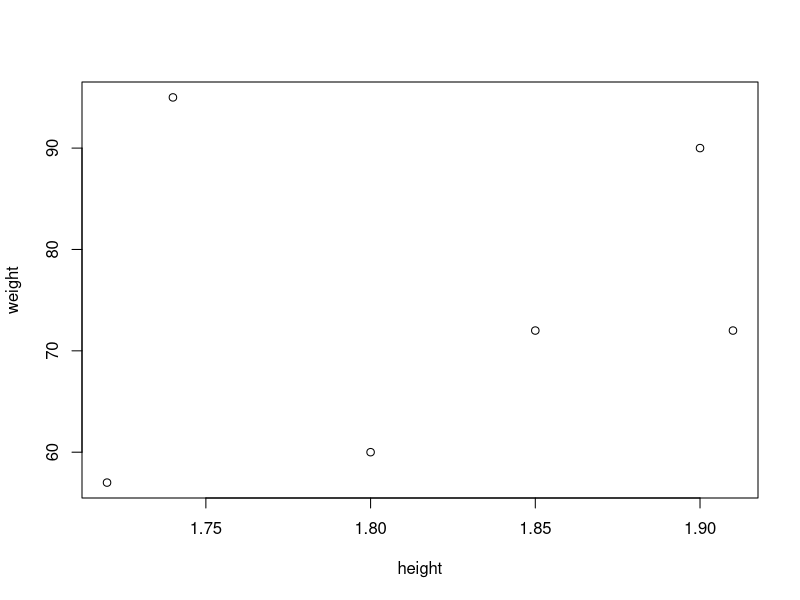
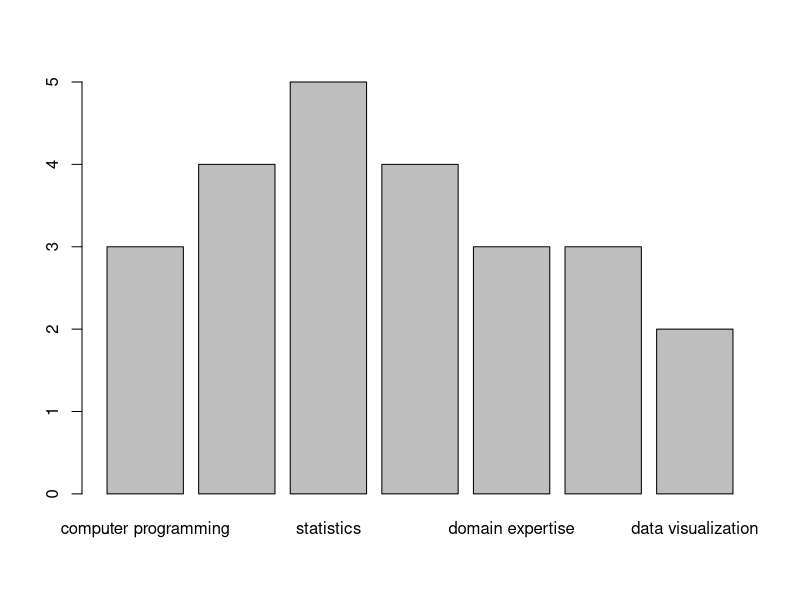

The R source for these figures, in order:
#Basic Math
#a. log of a positive number
log(10)

#b. What is the default base for the log function? Calculate the log of your previous number with a di???erent base. 
#The defaul base is e
log10(10)

#c. The log of a negative number. (explain the answer) 
# This will return NaN as log is only defined for x>=0. 
log(-10)

#d. The square-root of a positive number.
sqrt(65)

#Random Number Generator
#a. Create a vector of 15 standard normal random variables. Calculate its mean and SD. 
randVector<-rnorm(15)
mean(randVector)
sd(randVector)
#b. Change the mean to 10 and the SD to 2 and recalculate the vector of 15 random normal variables. Calculate its mean and SD. 
randVector<-rnorm(150000, mean = 10, sd = 2)
mean(randVector)
sd(randVector)

#c. Why are the means and SD not exactly the same as the means and SDs speci???ed in the function?
# You aren't going to get the exact mean and SD specified because these arguments are used to randomly select a value
# from a normal distribution curve with the set mean and sd. Because these samples are radomly selected from the distribution
# you aren't guaranteed to get the same mean and SD. Only with increasing the number of samples will you get closer to the
# seed mean and SD.

#3. Vector Operations 
#a. The weights of 6 individuals in kg are 60, 72, 57, 90, 95, 72. 
#b. Their heights (in m) are 1.80, 1.85, 1.72, 1.90, 1.74, 1.91. 
#c. Enter these vectors into R. 
weight <- c(60, 72, 57, 90, 95, 72)
height <- c(1.80, 1.85, 1.72, 1.90, 1.74, 1.91)

#d. Create a scatterplot of weight vs. height. Interpret the scatterplot. 
plot(height,weight)
#e. Calculate the BMI for each individual. (BMI = weight in kg divided by the square of the height in m) 
#This clears out any previous vector bmi and initializes an empty vector
rm(bmi)
bmi <- vector()

#This runs a for loop for all elements in height and calculates the bmi
for(i in 1:length(height)){
  bmi <- c(bmi,weight[i]/(height[i]**2))
}


#f. Calculate the mean for weight. 
mean(weight)

#g. Subtract the mean from each value of weight. 
rm(meanWeightDif)
meanWeightDif <- vector()

#This runs a for loop for all elements in height and calculates the bmi
for(i in 1:length(weight)){
  meanWeightDif <- c(meanWeightDif,(weight[i]-mean(weight)))
}

#h. Sum the result. Now you know why we square the deviations from the mean to calculate a standard deviation!
sum(meanWeightDif)

#4. Your data science pro???le. Enter your data science pro???le into R as a data frame with two columns. 
#Assign it to your ???rst name. The categories are computer programming, math, statistics, machine learning, domain expertise, communication and presentation skills, and data visualization. 
#Your ranking for each category 1-5, with 5 as best. Create a bar graph of your data science pro???le. 
#When you submit your work, please submit your code, including the data entry piece.

Steven <- data.frame(
          category = c("computer programming", "math", "statistics", "machine learning", "domain expertise", "communication and presentation", "data visualization"),
          ranking = c(3,4,5,4,3,3,2))
barplot(Steven$ranking,names.arg = Steven$category)
